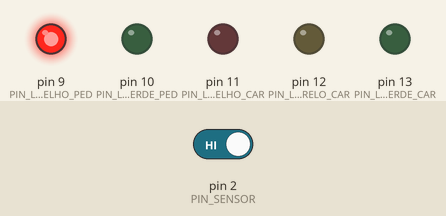
Simulated run of this sketch. Board: Arduino Uno, built with avr-gcc and run on an emulated ATmega328P. Shown: output pins drawn as LEDs (lit = HIGH). Inputs (shaded band) come from the test bench; at power-on: pin 2 (PIN_SENSOR) HIGH. Not simulated (calls return 0 or success): arduino_secrets.h.

Above: at 0.1 s.
Timing chart, 0 to 1.6 s (numbered marks = the images above):
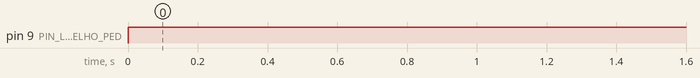

Measured:
- by itself, pin 9 (PIN_LED_VERMELHO_PED): LOW → HIGH at 0.00 s

The sketch:

sketch_feb27a.ino
```cpp
#include "arduino_secrets.h"

/*

*/
#define PIN_SENSOR 2
#define PIN_LED_VERDE_CAR 13
#define PIN_LED_AMARELO_CAR 12
#define PIN_LED_VERMELHO_CAR 11
#define PIN_LED_VERDE_PED 10
#define PIN_LED_VERMELHO_PED 9
int modo = 0;
void setup(){
    pinMode(PIN_SENSOR, INPUT);
    for(int i =9; i<=13 ; i++) {
    pinMode(i, OUTPUT);
    }
    attachInterrupt(digitalPinToInterrupt(PIN_SENSOR),sensorAcionado, FALLING);

    }


void loop() {
    switch (modo){
      case 0:
      modocarros();
      break;
    }
}
void sensorAcionado(){
 modo = 1;


}
void travessia(){
  delay(1000);
  digitalWrite(PIN_LED_VERDE_CAR, LOW);
  digitalWrite(PIN_LED_AMARELO_CAR, HIGH);
  delay(3000);
  digitalWrite(PIN_LED_VERDE_PED, HIGH);
  digitalWrite(PIN_LED_VERMELHO_PED, LOW);
  digitalWrite(PIN_LED_AMARELO_CAR, LOW);
  digitalWrite(PIN_LED_VERMELHO_CAR, HIGH);
  delay(5000);
  digitalWrite(PIN_LED_VERMELHO_PED, LOW);
  for (int i = 0; i <= 5; i++) {
    digitalWrite(PIN_LED_VERMELHO_PED, HIGH);
    delay(300);
    digitalWrite(PIN_LED_VERMELHO_PED, LOW);
    delay(300);
  }
  modo = 0;
}
void modocarros(){
  digitalWrite(PIN_LED_VERDE_PED, LOW);
  digitalWrite(PIN_LED_VERMELHO_PED, HIGH);
  digitalWrite(PIN_LED_VERDE_CAR, LOW);
  digitalWrite(PIN_LED_AMARELO_CAR, LOW);
  digitalWrite(PIN_LED_VERMELHO_CAR, LOW);

}
```
